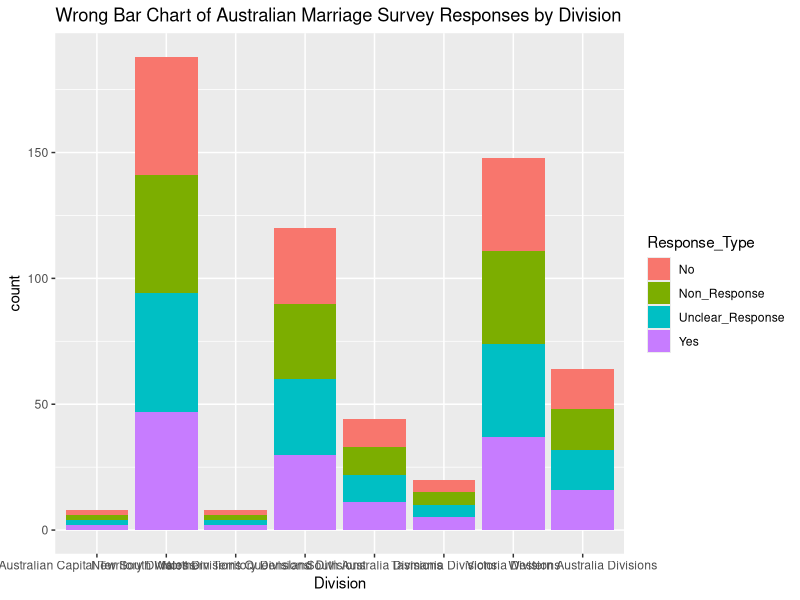
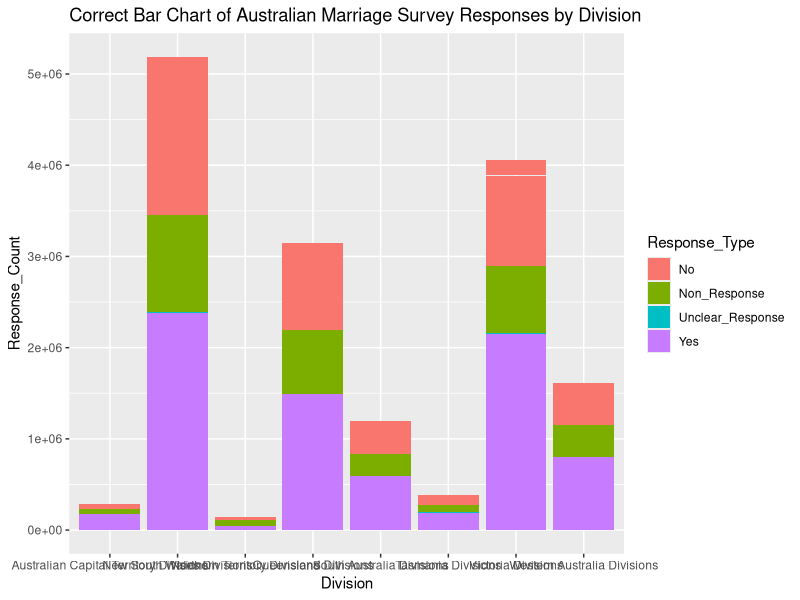

Recreate these plots in R, in order.
## ---- chunk 1
#| label: setup
#| warning: false
#| message: false

library(tidyverse)

knitr::opts_chunk$set(echo = TRUE, warning=FALSE, message=FALSE)
## ---- chunk 2
#Read In Data Pt1
library(readxl)
Aus_Marriage_Data <-read_excel("_data/australian_marriage_law_postal_survey_2017_-_response_final.xls", 
        sheet = 3, 
        skip = 7, 
        col_names = c("District", "Yes", "Percent", "No", "Percent", "Total", "Total_Percent", "Blank", "Response_Clear", "Response_Clear_Percent", "Unclear_Response", "Unclear_Response_Percent","Non_Response", "Non_Response_Percent", "Total", "Total_Percent")) %>%
        select(!contains("Percent")) %>%
        select(!contains("Total")) %>%
        select(!contains("Blank")) %>%
        select(!contains("Response_Clear")) 
      
Aus_Marriage_Data

## ---- chunk 3
#Remove Notes & Australia Wide data
Aus_Marriage_Data <- head(Aus_Marriage_Data, -10) %>%
#Remove blank rows between Divisions using drop)na
   drop_na("District") %>%
#Remove total rows using function
  filter(!str_detect(District,"(Total)"))

Aus_Marriage_Data

## ---- chunk 4

#Creating new division column
Aus_Marriage <- Aus_Marriage_Data %>%
  mutate(Division = case_when(
    str_ends(District, "Divisions") ~ District)
  )%>%
  relocate(`Division`, .before = `District`)

Aus_Marriage
  
## ---- chunk 5
#Fill down the divisions
Aus_Marriage <- Aus_Marriage %>%
 fill(Division)
  
Aus_Marriage

## ---- chunk 6
Aus_Marriage <- filter(Aus_Marriage, !str_detect(`District`, "Divisions"))

Aus_Marriage

## ---- chunk 7
150 * 4
## ---- chunk 8

Aus_Marriage_tidy <-pivot_longer(Aus_Marriage, col = c("Yes", "No", "Unclear_Response", "Non_Response"),
                 names_to="Response_Type",
                 values_to = "Response_Count")

Aus_Marriage_tidy
## ---- chunk 9
#Attempting Bar Chart of Response Count by Division

ggplot(data = Aus_Marriage_tidy) + geom_bar(mapping = aes(x=`Division`, fill = `Response_Type`)) + labs(title="Wrong Bar Chart of Australian Marriage Survey Responses by Division")

## ---- chunk 10
#Attempting another bar chart of Response Count by Division

ggplot(data = Aus_Marriage_tidy) + geom_bar(mapping = aes(x=`Division`, y = `Response_Count`, fill = `Response_Type`), stat = "identity") + labs(title="Correct Bar Chart of Australian Marriage Survey Responses by Division")


